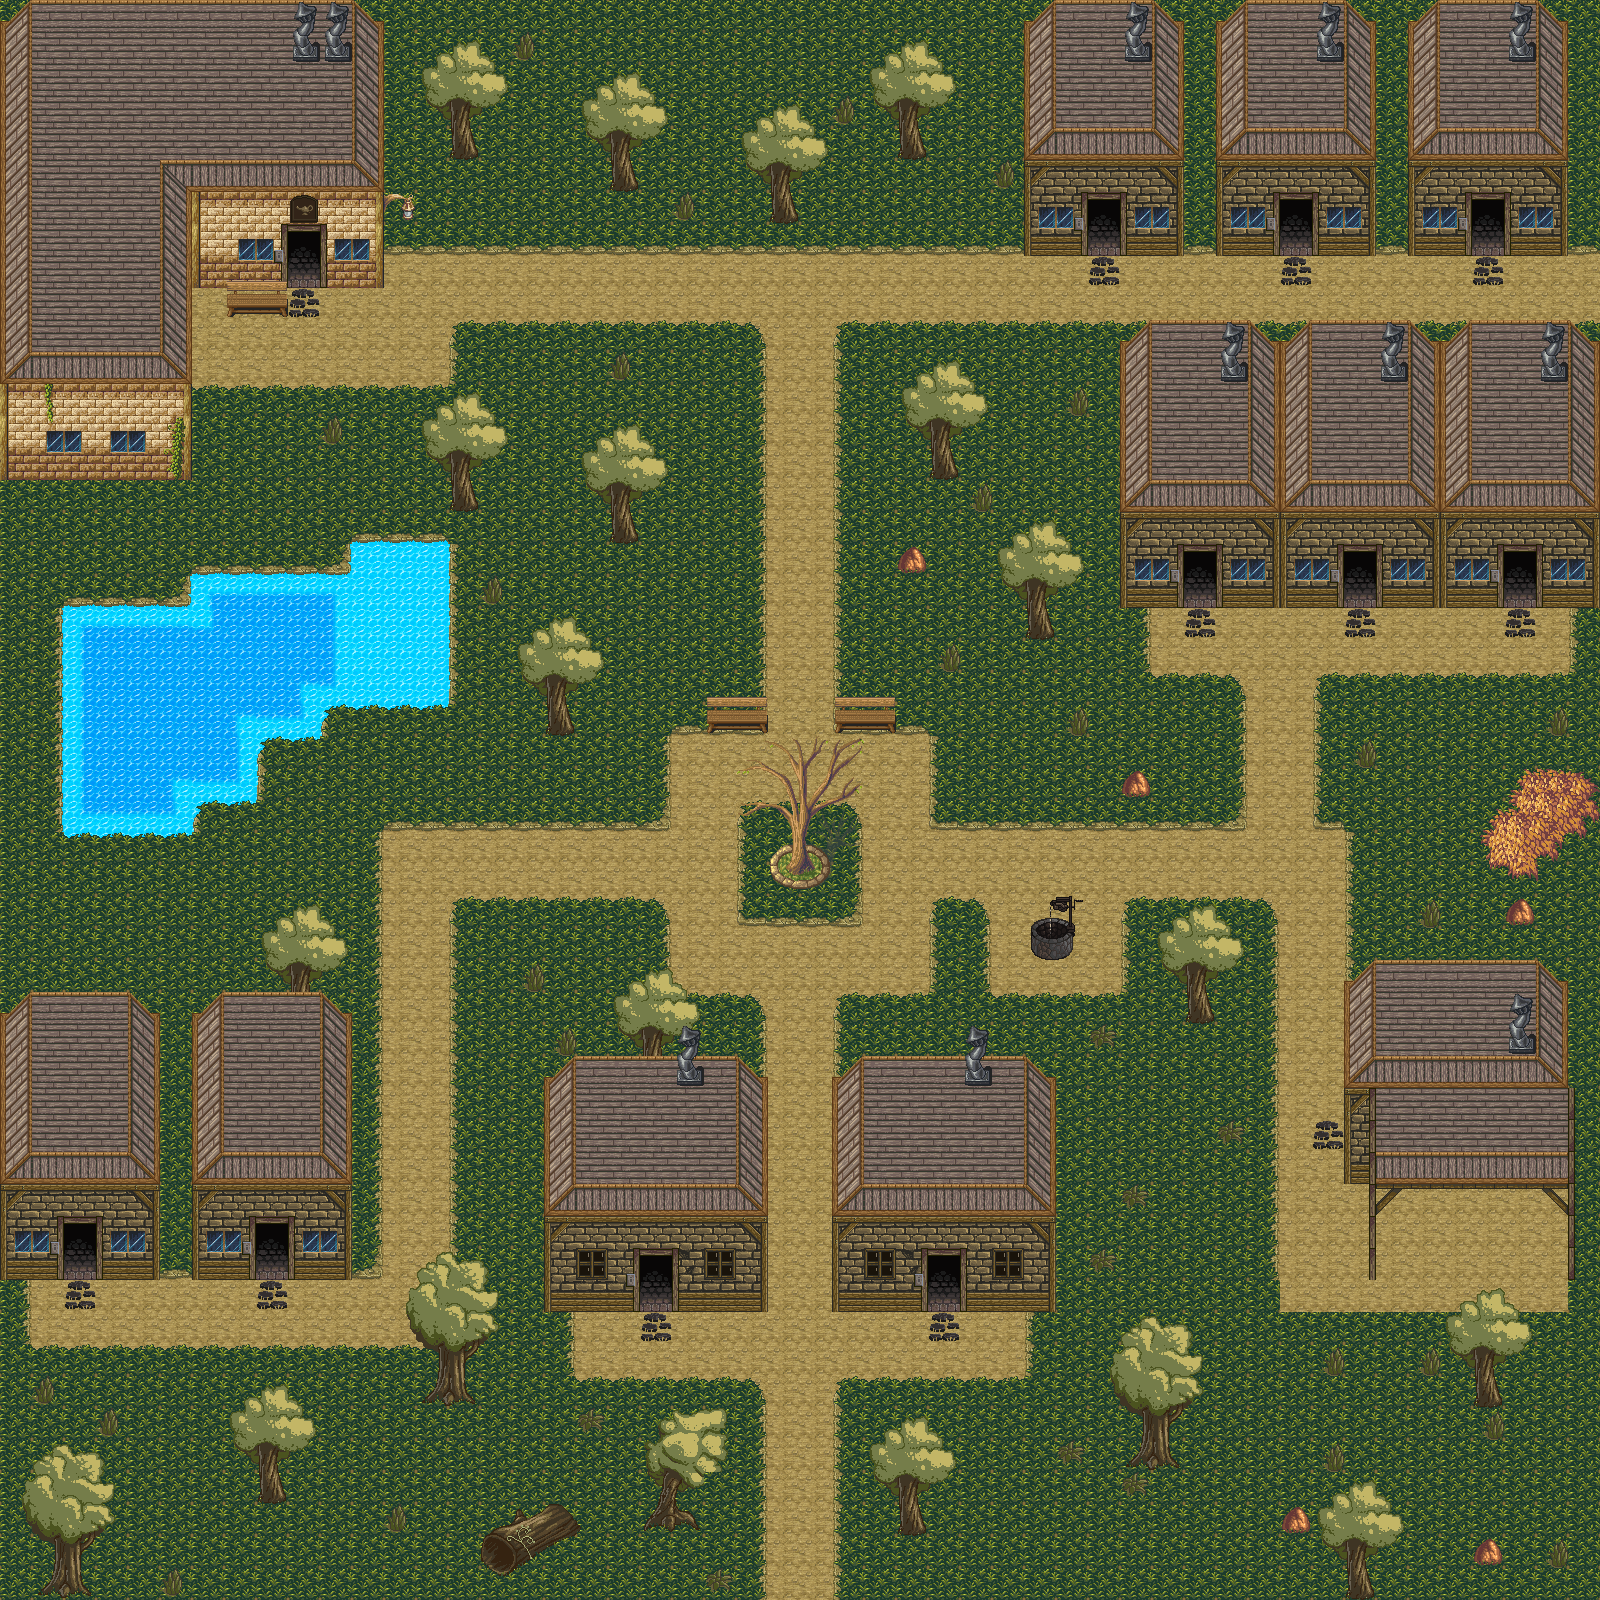

Rendered tile map (Tiled .tmx) drawn with the repository's tilesets; below, a short description and the map source with its tile grids summarised:
An orthogonal 50x50 tile map with 32x32 px tiles, 9 tile layers (Dirt Background, Water, Grass, Trees and stuff, ...), 3 tilesets and 52 objects (34x Collider, 11x Trigger, 5x NPC).

<map version="1.0" orientation="orthogonal" renderorder="right-down" width="50" height="50" tilewidth="32" tileheight="32" nextobjectid="153">
 <tileset firstgid="1" name="town" tilewidth="32" tileheight="32" tilecount="256" columns="16">
  <image source="town.png" width="512" height="512" />
 </tileset>
 <tileset firstgid="257" name="trees_plants_rocks" tilewidth="32" tileheight="32" tilecount="256" columns="16">
  <image source="trees_plants_rocks.png" width="512" height="512" />
 </tileset>
 <tileset firstgid="513" name="32x32_map_tile v3.1" tilewidth="32" tileheight="32" spacing="1" margin="1" tilecount="667" columns="23">
  <image source="32x32_map_tile v3.1.png" width="760" height="958" />
 </tileset>
 <layer name="Dirt Background" width="50" height="50">
  <data>[2500 cells, 2500 non-empty, 1 distinct tile ids]</data>
 </layer>
 <layer name="Water" width="50" height="50">
  <data>[2500 cells, 118 non-empty, 12 distinct tile ids]</data>
 </layer>
 <layer name="Grass" width="50" height="50">
  <data>[2500 cells, 1993 non-empty, 16 distinct tile ids]</data>
 </layer>
 <layer name="Trees and stuff" width="50" height="50">
  <data>[2500 cells, 332 non-empty, 83 distinct tile ids]</data>
 </layer>
 <layer name="Trees and stuff Ovelapping" width="50" height="50">
  <data>[2500 cells, 9 non-empty, 9 distinct tile ids]</data>
 </layer>
 <layer name="House Structure" width="50" height="50">
  <data>[2500 cells, 650 non-empty, 33 distinct tile ids]</data>
 </layer>
 <layer name="House visuals" width="50" height="50">
  <data>[2500 cells, 133 non-empty, 20 distinct tile ids]</data>
 </layer>
 <layer name="House decorations" width="50" height="50">
  <data>[2500 cells, 77 non-empty, 7 distinct tile ids]</data>
 </layer>
 <layer name="Village decorations" width="50" height="50">
  <data>[2500 cells, 12 non-empty, 4 distinct tile ids]</data>
 </layer>
 <objectgroup name="NPC">
  <object id="1" name="Villager" type="NPC" x="864" y="736" width="32" height="32">
   <properties>
    <property name="test" value="test.lua" />
   </properties>
  </object>
  <object id="27" name="Villager" type="NPC" x="160" y="1280" width="32" height="32" />
  <object id="28" name="Villager" type="NPC" x="1280" y="1216" width="32" height="32" />
  <object id="29" name="Villager" type="NPC" x="256" y="320" width="32" height="32">
   <properties>
    <property name="Script" value="test.lua" />
   </properties>
  </object>
  <object id="30" name="Villager" type="NPC" x="992" y="256" width="32" height="32" />
  <object id="60" gid="651" x="754" y="336" width="32" height="32">
   <properties>
    <property name="script" value="components.lua" />
   </properties>
  </object>
  <object id="61" gid="274" x="534" y="327" width="32" height="72">
   <properties>
    <property name="collider" type="bool" value="false" />
    <property name="script" value="componentstwo.lua" />
   </properties>
  </object>
 </objectgroup>
 <objectgroup name="Colliders">
  <object id="2" name="Tree" type="Collider" x="37.3333" y="1552" width="64" height="64">
   <ellipse />
  </object>
  <object id="3" name="Tree" type="Collider" x="424" y="1353.33" width="64" height="64">
   <ellipse />
  </object>
  <object id="4" name="Tree" type="Collider" x="254.667" y="1460" width="64" height="64">
   <ellipse />
  </object>
  <object id="5" name="Tree" type="Collider" x="881.333" y="1493.33" width="64" height="64">
   <ellipse />
  </object>
  <object id="6" name="Tree" type="Collider" x="645.333" y="1484" width="64" height="64">
   <ellipse />
  </object>
  <object id="7" name="Tree" type="Collider" x="1326.67" y="1558.67" width="64" height="64">
   <ellipse />
  </object>
  <object id="8" name="Tree" type="Collider" x="1130.67" y="1417.33" width="64" height="64">
   <ellipse />
  </object>
  <object id="9" name="Tree" type="Collider" x="1456" y="1366.67" width="64" height="64">
   <ellipse />
  </object>
  <object id="10" name="Tree" type="Collider" x="1168" y="984" width="64" height="64">
   <ellipse />
  </object>
  <object id="11" name="Tree" type="Collider" x="620" y="1048" width="64" height="64">
   <ellipse />
  </object>
  <object id="12" name="Tree" type="Collider" x="265.333" y="981.333" width="64" height="64">
   <ellipse />
  </object>
  <object id="13" name="Tree" type="Collider" x="525.333" y="697.333" width="64" height="64">
   <ellipse />
  </object>
  <object id="14" name="Tree" type="Collider" x="434.667" y="473.333" width="64" height="64">
   <ellipse />
  </object>
  <object id="15" name="Tree" type="Collider" x="593.333" y="506.667" width="64" height="64">
   <ellipse />
  </object>
  <object id="16" name="Tree" type="Collider" x="1009.33" y="601.333" width="64" height="64">
   <ellipse />
  </object>
  <object id="17" name="Tree" type="Collider" x="913.333" y="437.333" width="64" height="64">
   <ellipse />
  </object>
  <object id="18" name="Tree" type="Collider" x="766.667" y="836" width="64" height="64">
   <ellipse />
  </object>
  <object id="19" name="Tree" type="Collider" x="752" y="178.667" width="64" height="64">
   <ellipse />
  </object>
  <object id="20" name="Tree" type="Collider" x="594.667" y="153.333" width="64" height="64">
   <ellipse />
  </object>
  <object id="21" name="Tree" type="Collider" x="433.333" y="121.333" width="64" height="64">
   <ellipse />
  </object>
  <object id="22" name="Tree" type="Collider" x="880" y="122.667" width="64" height="64">
   <ellipse />
  </object>
  <object id="46" name="Village Pond" type="Collider" x="446.667" y="544">
   <polyline points="0,0 1.33333,158.667 -124,161.333 -125.333,190.667 -188,193.333 -189.333,254.667 -250.667,258.667 -253.333,286.667 -385.333,289.333 -386.667,62.6667 -256,60 -256,28 -97.3333,28 -96,-5.33333 0,-1.33333" />
  </object>
  <object id="47" name="House" type="Collider" x="1117.33" y="414.667" width="482.667" height="196" />
  <object id="48" name="House" type="Collider" x="544" y="1120" width="222.667" height="189.333" />
  <object id="49" name="House" type="Collider" x="832" y="1120" width="222.667" height="189.333" />
  <object id="50" name="House" type="Collider" x="1347.33" y="1056" width="225.334" height="128" />
  <object id="51" name="House" type="Collider" x="195.333" y="1089.33" width="157.334" height="189.333" />
  <object id="52" name="House" type="Collider" x="0" y="1088" width="157.334" height="189.333" />
  <object id="53" name="House" type="Collider" x="1024" y="64" width="157.334" height="189.333" />
  <object id="54" name="House" type="Collider" x="1216" y="64" width="157.334" height="189.333" />
  <object id="55" name="House" type="Collider" x="1408" y="64" width="157.334" height="189.333" />
  <object id="56" name="Tavern" type="Collider" x="384" y="286.667">
   <polyline points="0,0 -192,0 -193.333,190.667 -382.667,189.333 -382.667,-200 -1.33333,-200 0,-1.33333" />
  </object>
  <object id="57" name="Bench" type="Collider" x="704" y="704" width="64" height="32" />
  <object id="58" name="Bench" type="Collider" x="832" y="704" width="64" height="32" />
 </objectgroup>
 <objectgroup name="Triggers">
  <object id="32" name="Tavern entrance" type="Trigger" x="285.333" y="230.667" width="36" height="56" />
  <object id="35" name="Villager house" type="Trigger" x="1344" y="544" width="32" height="64" />
  <object id="37" name="Villager house" type="Trigger" x="1504" y="544" width="32" height="64" />
  <object id="38" name="Villager house" type="Trigger" x="1184" y="544" width="32" height="64" />
  <object id="39" name="Villager house" type="Trigger" x="928" y="1248" width="32" height="64" />
  <object id="40" name="Villager house" type="Trigger" x="640" y="1248" width="32" height="64" />
  <object id="41" name="Villager house" type="Trigger" x="256" y="1216" width="32" height="64" />
  <object id="42" name="Villager house" type="Trigger" x="64" y="1216" width="32" height="64" />
  </objectgroup>
</map>
<!-- 3 of 52 objects omitted -->
